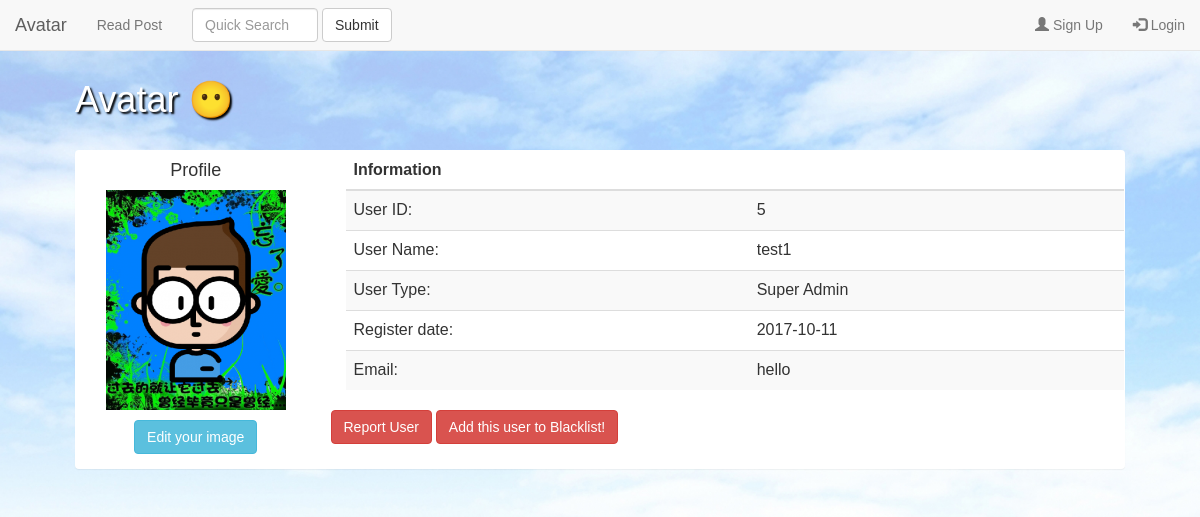
/profile.php?userid=5, run on the app's committed database.
### tables this page shows
CREATE TABLE IF NOT EXISTS `user` (
  `user_id` int(8) NOT NULL,
  `username` varchar(16) NOT NULL,
  `password` varchar(16) NOT NULL,
  `reg_date` date NOT NULL,
  `type_id` int(2) NOT NULL DEFAULT '1',
  `icon` varchar(50) NOT NULL DEFAULT 'default.png',
  `email` varchar(50) NOT NULL,
  `forgot_pwd_code` varchar(240) DEFAULT NULL
);

CREATE TABLE IF NOT EXISTS `user_type` (
  `type_id` int(2) NOT NULL,
  `type` varchar(20) NOT NULL,
  `permission` int(11) NOT NULL
);

### profile.php (the view)
<?php include('header.php') ?>
<h1 onclick="window.location.href='./index.php'">Avatar &#x1F636</h1><br>
<div class="panel">
    <?php
    require_once('dbConnect.php');
    if ($_GET['userid'] != "") {
        $getUID = $_GET['userid'];
    } else {
        $getUID = $_SESSION['user_id'];
    }
    $user_id = $_SESSION['user_id'];
    if ($getUID == $user_id) {
        $sql = "SELECT * FROM user WHERE user_id=$user_id";
    } else {
        $sql = "SELECT * FROM user WHERE user_id=$getUID";
    }
    $result = mysqli_query($con, $sql);
    $check = mysqli_fetch_assoc($result);
    $icon = $check['icon'];
    $reg_date = $check['reg_date'];
    $email = $check['email'];
    ?>
    <div class="row">
        <div class="col-sm-3">
            <center>
                <h4>Profile</h4>
                <?php
                if ($getUID != "") {
                echo '<img src="./images/icon/' . $icon . '">';
                $sql2 = "SELECT * FROM user u , user_type ut where u.type_id = ut.type_id AND user_id =" . $getUID;
                $result2 = mysqli_query($con, $sql2);
                $row2 = mysqli_fetch_assoc($result2);
                $uName = $row2['username'];
                ?>
                <p>
                <form action="/gen-icon.php">
                    <input class="btn btn-info" type="submit" value="Edit your image">
                </form>
                </p>
            </center>
        </div>
        <div class="col-sm-9">
            <table class="table table-striped">
                <thead>
                <tr>
                    <th colspan=2>Information</th>
                </tr>
                </thead>
                <?php
                if ($getUID == $user_id) {
                    echo '<tr><td>Welcome! </td><td>' . $uName . '</td></tr>';
                    echo '<tr><td>User ID: </td><td>' . $row2['user_id'] . '</td></tr>';
                    echo '<tr><td>User Type: </td><td>' . $row2['type'] . '</td></tr>';
                } else {
                    echo '<tr><td>User ID: </td><td>' . $row2['user_id'] . '</td></tr>';
                    echo '<tr><td>User Name: </td><td>' . $row2["username"] . '</td></tr>';
                    echo '<tr><td>User Type: </td><td>' . $row2['type'] . '</td></tr>';
                }
                echo '<tr><td>Register date: </td><td>' . $reg_date . '</td></tr>';
                echo '<tr><td>Email: </td><td>' . $email . '</td></tr>';
                echo '</table>';
                echo '</div>';
                }
                else {
                    echo "Please go to the first page to click the login to login your account!";
                    header("Location: ./index.php", true, 301);
                    exit();
                }
                ?>
                <?php
                if ($getUID == $user_id) {
                    ?>
                    <form action="/edit_profile.php">
                        <input class="btn btn-info" type="submit" value="Edit your information">
                    </form>
                    <?php
                } else {
                    echo '<br/>';
                    echo '<a class="btn btn-danger" href="./report.php?type=3&userid=' . $getUID . '&username=' . $uName . '">Report User</a>';
                    echo ' <a class="btn btn-danger" href="./add_blacklist.php?blacklist=' . $row2['user_id'] . '">Add this user to Blacklist!</a>';
                }
                ?>
        </div>
    </div>
    <?php include('footer.php') ?>

### css/style.css (style rules this page uses)
body { width: 100%; height: 100%; background-image: url("../images/background2.png"); background-color: rgba(223, 223, 223, 0.16); background-repeat: no-repeat; background-attachment: fixed; background-position: center; background-size: cover; font-family: Verdana, Arial, Microsoft JhengHei; }
h1 { color: #fff; text-shadow: 2px 2px 2px #000; }
.panel { / / width: 100 %; / / overflow-y: auto; / / height: 80 %; / / }

### data on the page
user: icon (picture), user_id "5", username "test1", type.type "Super Admin", reg_date "2017-10-11", email "hello"
